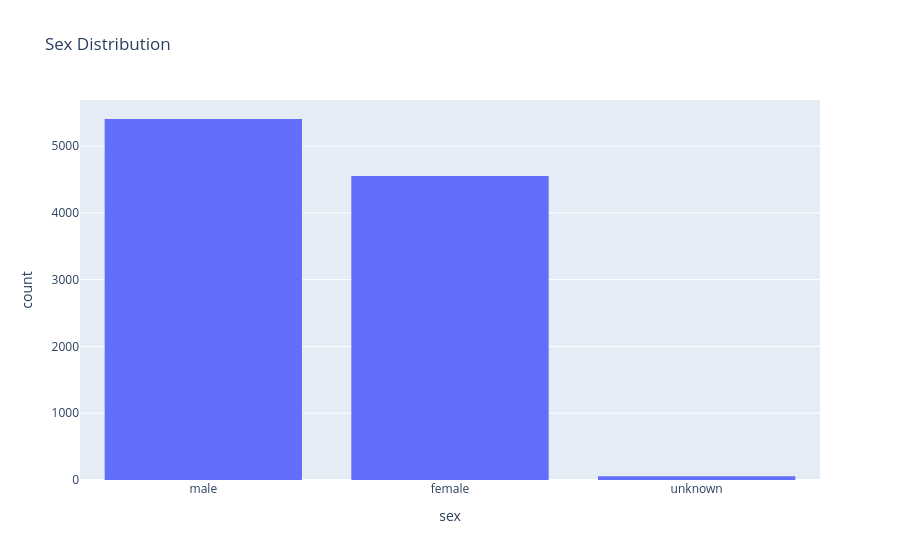

Notebook cell for this chart:
### Code cell
# sex distribution

px.histogram(df, x="sex", title="Sex Distribution")

### Figure 1 — Plotly figure (JSON) as saved in the notebook; plotly's stock layout.template omitted (floating-point values rounded to 4 significant figures; data arrays with more than 128 entries replaced by an {"elided": "..."} marker saying what was removed)
{"data": [{"bingroup": "x", "hovertemplate": "sex=%{x}<br>count=%{y}<extra></extra>", "legendgroup": "", "marker": {"color": "#636efa", "pattern": {"shape": ""}}, "name": "", "orientation": "v", "showlegend": false, "type": "histogram", "x": {"elided": "10015 str values"}, "xaxis": "x", "yaxis": "y"}], "layout": {"barmode": "relative", "legend": {"tracegroupgap": 0}, "title": {"text": "Sex Distribution"}, "xaxis": {"anchor": "y", "domain": [0, 1], "title": {"text": "sex"}}, "yaxis": {"anchor": "x", "domain": [0, 1], "title": {"text": "count"}}}}
